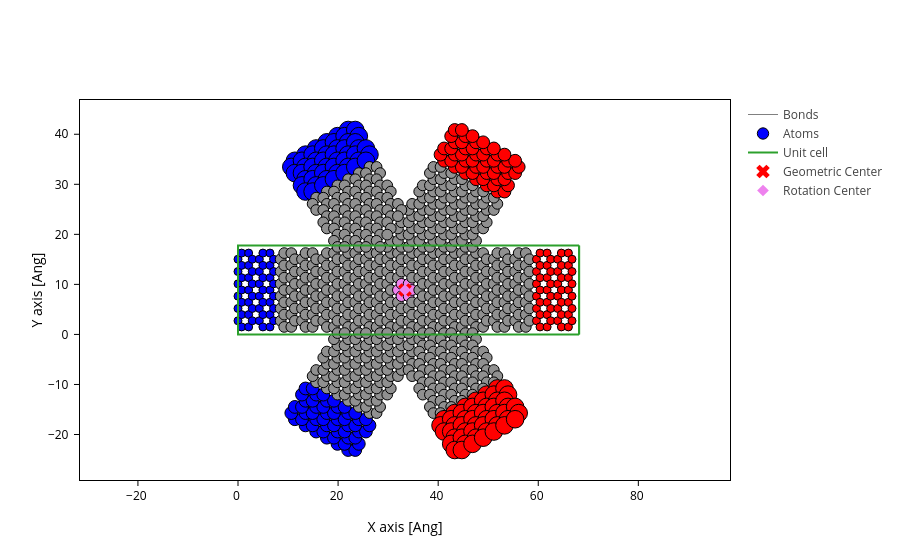

Here is the notebook cell this chart was saved with:
### Markdown cell above
# Convergence for device: Reduced structure (3 arms)

### Code cell
i = 2
width = 5 + 4*i
length = 2
# center_size = (1+i)*2//length
center_size = 6
__params__device = f"{width}W_{length}L_{center_size}C"
electrode = build_electrode(width=width, length=length)
ribbon = build_nanoribbon(electrode=electrode, center_size=center_size)
device, lr_idx_device = build_reduced_device(ribbon, electrode, repeat=3)
print(f"{__params__device = }")
device.write(f"structures/device_{__params__device}.xyz")
atoms_style = mark_electrode(lr_idx_device)

plot_with_center(device, atoms_style=atoms_style)

### Figure 1 — Plotly figure (JSON) as saved in the notebook; plotly's stock layout.template omitted (floating-point values rounded to 4 significant figures; data arrays with more than 128 entries replaced by an {"elided": "..."} marker saying what was removed)
{"data": [{"line": {"color": "gray", "width": 1}, "meta": {}, "mode": "lines", "name": "Bonds", "opacity": 1, "type": "scatter", "x": {"elided": "29862 float values"}, "y": {"elided": "29862 float values"}}, {"marker": {"color": {"elided": "996 str values"}, "line": {"color": "black", "width": 1}, "opacity": 1, "size": {"elided": "996 float values"}}, "meta": {}, "mode": "markers", "name": "Atoms", "opacity": 1, "type": "scatter", "x": {"elided": "996 float values"}, "y": {"elided": "996 float values"}}, {"meta": {}, "mode": "lines", "name": "Unit cell", "type": "scatter", "x": [0.0, 0.0, 68.16, 68.16, 0.0, 0.0, NaN, 0.0, 0.0, 0.0, 68.16, 68.16, 0.0, NaN, 68.16, 68.16, NaN, 68.16, 68.16], "y": [0.0, 17.76, 17.76, 17.76, 17.76, 17.76, NaN, 17.76, 0.0, 0.0, 0.0, 0.0, 0.0, NaN, 17.76, 0.0, NaN, 17.76, 0.0]}, {"marker": {"color": "red", "size": 12, "symbol": "x"}, "mode": "markers", "name": "Geometric Center", "type": "scatter", "x": [33.37], "y": [8.879]}, {"marker": {"color": "violet", "size": 9, "symbol": "diamond"}, "mode": "markers", "name": "Rotation Center", "type": "scatter", "x": [33.37], "y": [8.879]}], "layout": {"scene": {"aspectmode": "data", "xaxis": {"title": {"text": "X axis [Ang]"}}, "yaxis": {"title": {"text": "Y axis [Ang]"}}}, "xaxis": {"scaleanchor": "y", "scaleratio": 1, "title": {"text": "X axis [Ang]"}}, "yaxis": {"title": {"text": "Y axis [Ang]"}}}}
